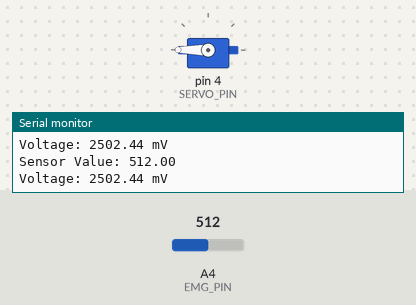
This sketch was run on a simulated Arduino Uno, built with avr-gcc and run on an emulated ATmega328P. Parts: servo, the last lines printed to the serial monitor. The inputs (shaded band) are chosen by the test bench; at power-on: A4 (EMG_PIN) = 512.

Above: at 1.2 s.
1.3 s: A4 (EMG_PIN) set to 320
4.3 s: A4 (EMG_PIN) set to 294
At 5.4 s:
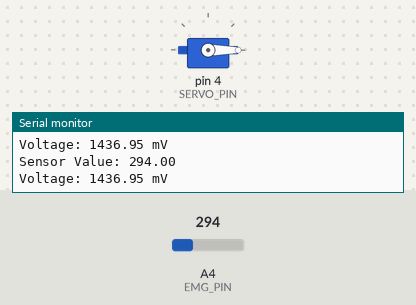
6.0 s: A4 (EMG_PIN) set to 511
At 6.8 s:
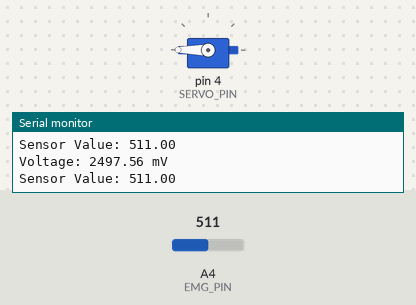
7.5 s: A4 (EMG_PIN) set to 306
At 8.3 s:
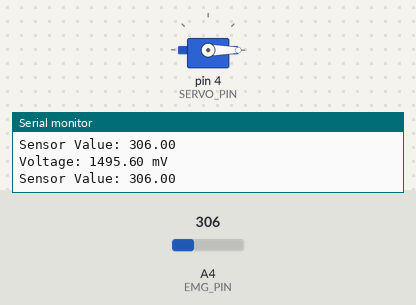
Timing chart, 0 to 10.0 s (numbered marks = the images above; inputs shaded):
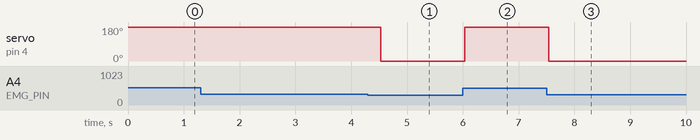

The sketch:

early_prototype.ino
```cpp
// Early prototype: fixed threshold, one servo.
// Cleaned-up version of archive/original_early_sketch.ino. The original called
// motor pins and a threshold variable that were never defined (left over from a
// rover example), and its servo line used map() with identical input bounds.
// Here the threshold is a constant you set by watching the serial monitor.
#include <Servo.h>

Servo myservo;

const int SERVO_PIN = 4;
const int EMG_PIN = A4;
const float THRESHOLD_MV = 1500.0;
const int OPEN_ANGLE = 0;
const int CLOSED_ANGLE = 180;

void setup() {
  myservo.attach(SERVO_PIN);
  myservo.write(OPEN_ANGLE);
  Serial.begin(9600);
}

void loop() {
  float sensorValue = analogRead(EMG_PIN);
  float millivolt = (sensorValue / 1023.0) * 5.0 * 1000.0;

  Serial.print("Sensor Value: ");
  Serial.println(sensorValue);
  Serial.print("Voltage: ");
  Serial.print(millivolt);
  Serial.println(" mV");
  Serial.println("");

  myservo.write(millivolt > THRESHOLD_MV ? CLOSED_ANGLE : OPEN_ANGLE);
  delay(250);
}
```

Measured:
- the behaviour switches between 307 and 306 on A4 (EMG_PIN) (found by bisection; images 0 and 1)
- after the input at 4.3 s, servo on pin 4 (SERVO_PIN): 180° → 0° after 0.23 s
- after the input at 6.0 s, servo on pin 4 (SERVO_PIN): 0° → 180° at once
- after the input at 7.5 s, servo on pin 4 (SERVO_PIN): 180° → 0° at once
